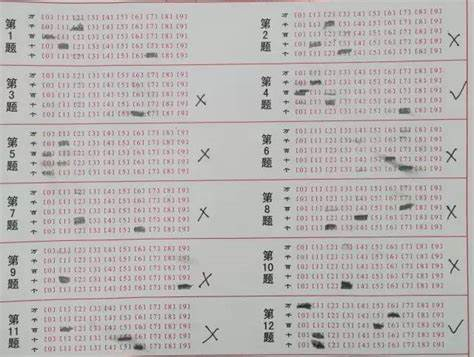
#> input picture ansheet2.jpg, 474 x 357 px
$ python looking_for.py
#> lines starting #> are read from the running program, lines starting #| are printed output that depends on the picture; after the words box and inside, x2 and y2 are one past the last pixel; in counts of white or black regions, pixels touching at a corner belong together
import cv2
import numpy as np
img=cv2.imread('ansheet2.jpg')
#> img is the input picture: shape (357, 474, 3); mean B, G, R 179.9, 180.7, 184.9
#img=cv2.pyrDown(img)
#img=cv2.pyrDown(img)
img_gray=cv2.cvtColor(img,cv2.COLOR_BGR2GRAY)
img_binary=img_thre=cv2.adaptiveThreshold(img_gray,100,cv2.ADAPTIVE_THRESH_MEAN_C,cv2.THRESH_BINARY,31,30)
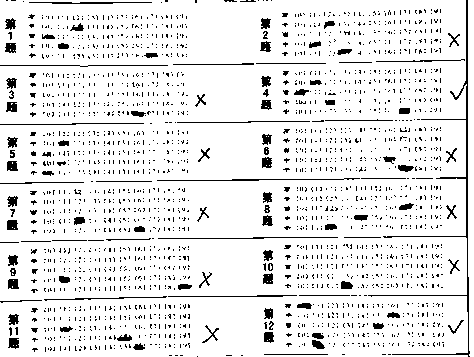
#> img_binary: shape (357, 474); values 0 (black) and 100 (white), 91% white; black in thin lines or dots

cv2.imshow('test',img_binary)
cv2.waitKey(0)

kernel=np.ones((3,3),np.uint8)
#img_open=cv2.morphologyEx(img_binary,cv2.MORPH_OPEN,kernel)
img_open=(cv2.dilate(img_binary,kernel,iterations=3))
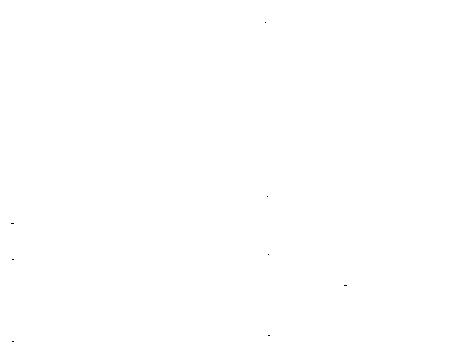
#> img_open: shape (357, 474); values 0 (black) and 100 (white), 100% white; black in thin lines or dots, all inside (x1, y1, x2, y2) = (11, 22, 347, 342)
img_open=(cv2.erode(img_open,kernel,iterations=3))
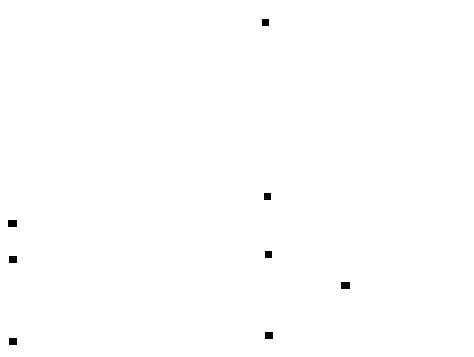
#> img_open: shape (357, 474); values 0 (black) and 100 (white), 99.7% white; 8 black regions

contours,hierarchy=cv2.findContours(img_open,cv2.RETR_TREE,cv2.CHAIN_APPROX_NONE)
#> contours = 9 contours; largest, box (x1, y1, x2, y2) and area: (0, 0, 474, 357) 168388, (340, 281, 351, 290) 78, (7, 219, 18, 228) 78, (8, 337, 18, 346) 70, (264, 331, 274, 340) 70

#img_open=cv2.bitwise_not(img_open)

locations=[]
for cnt in contours:
    x,y,w,h=cv2.boundingRect(cnt)
    if w>h and w<100 and h<100:
        cv2.rectangle(img_open,(x,y),(x+w,y+h),(0,0,255),1)
        locations.append((x,y))
#> this loop made 9 passes
#> (x, y, w, h) on passes 1 to 9: (0, 0, 474, 357), (8, 337, 10, 9), (264, 331, 10, 9), (340, 281, 11, 9), (8, 255, 10, 9), (264, 250, 9, 9), (7, 219, 11, 9), (263, 192, 9, 9), (261, 18, 9, 9)
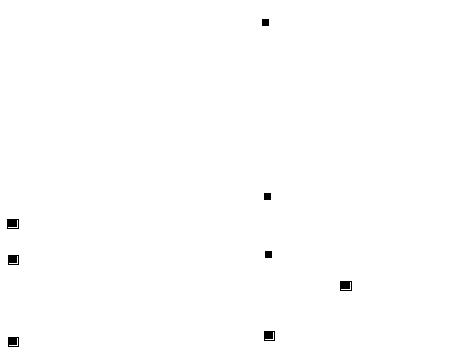
#> img_open: shape (357, 474); values 0 (black) and 100 (white), 99.6% white; 8 black regions, largest, box (x1, y1, x2, y2) and area: (7, 219, 19, 229) 103, (340, 281, 352, 291) 103, (8, 255, 19, 265) 94
#> after the loop, locations = [(8, 337), (264, 331), (340, 281), (8, 255), (7, 219)]

print(locations)
#| [(8, 337), (264, 331), (340, 281), (8, 255), (7, 219)]
cv2.imshow('img',img_open)
cv2.waitKey(0)

$ run again, with English.jpg copied over ansheet2.jpg
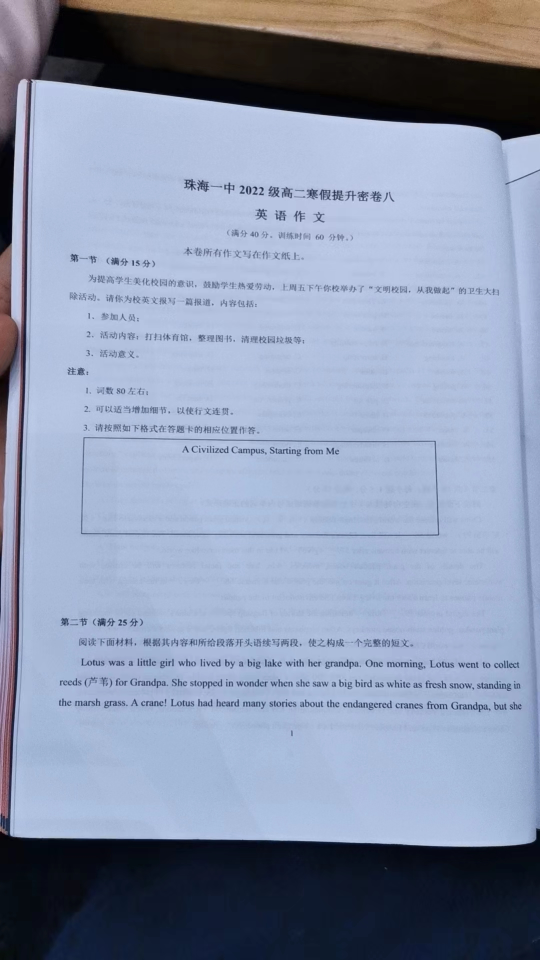
#> input picture English.jpg, 1080 x 1920 px (shown at 1/2 size)
#> img is the input picture: shape (1920, 1080, 3); mean B, G, R 172.1, 148.4, 137.3
#> `img_binary=img_thre=cv2.adaptiveThreshold(img_gray,100,cv2.ADAPTIVE_TH..`:
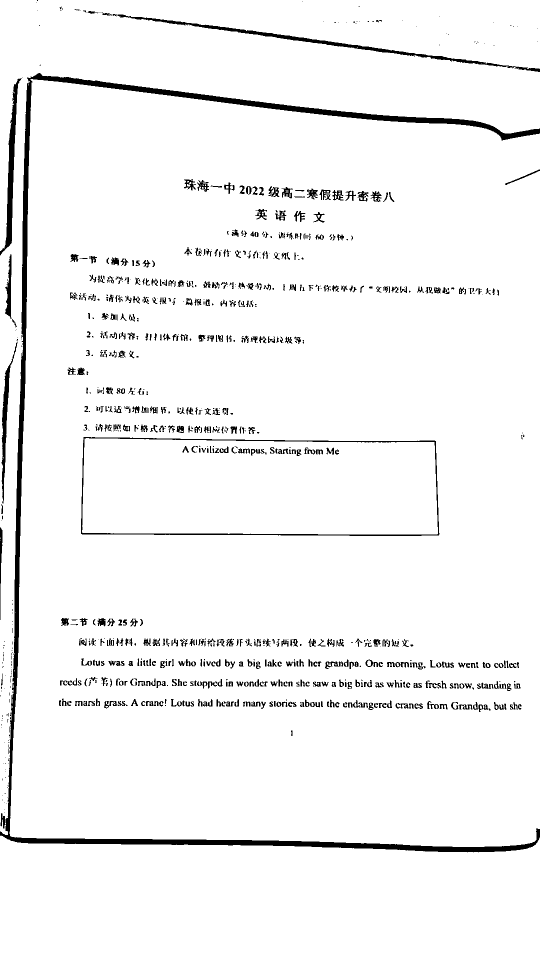
#> img_binary: shape (1920, 1080) (shown at 1/2 size); values 0 (black) and 100 (white), 95.6% white; 962 black regions (397 under 20 px), largest, box (x1, y1, x2, y2) and area: (0, 146, 1080, 1705) 35325, (234, 29, 1080, 144) 4796, (162, 874, 879, 1072) 4440
#> `img_open=(cv2.erode(img_open,kernel,iterations=3))`:
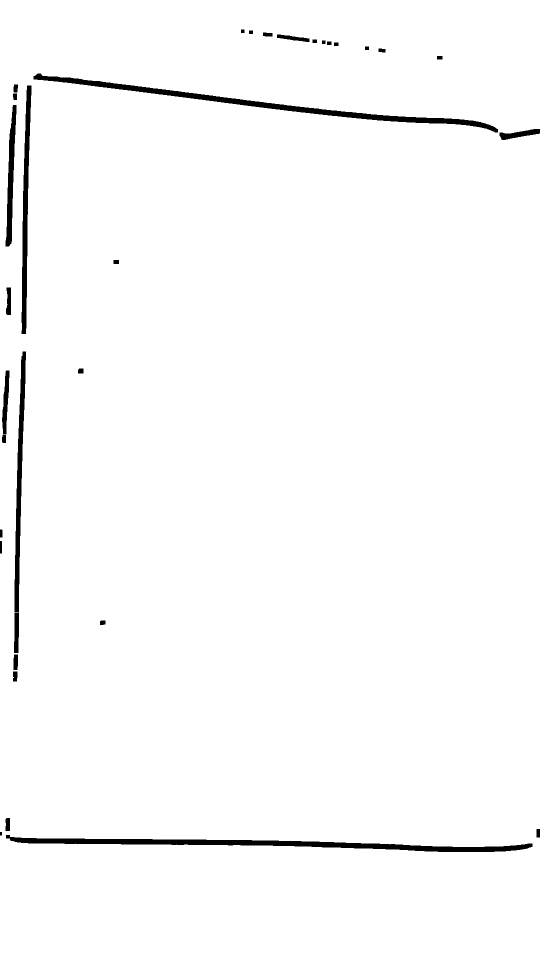
#> img_open: shape (1920, 1080) (shown at 1/2 size); values 0 (black) and 100 (white), 98.1% white; 33 black regions
#> contours = 29 contours; largest, box (x1, y1, x2, y2) and area: (0, 0, 1080, 1920) 2069298, (11, 1669, 1066, 1705) 11950, (66, 146, 997, 266) 10876, (28, 702, 53, 1225) 5352, (42, 170, 64, 669) 5281
#> the loop `for cnt in contours:` made 29 passes
#> (x, y, w, h) on passes 1 to 8: (0, 0, 1080, 1920), (11, 1669, 1055, 36), (10, 1635, 11, 28), (25, 1342, 11, 22), (26, 1308, 11, 33), (199, 1240, 13, 11), (27, 1224, 12, 83), (3, 869, 10, 18)
#> after the loop `for cnt in contours:`: locations = [(199, 1240), (155, 736), (226, 519), (873, 111), (756, 96), (729, 92), (667, 84), (653, 82), (624, 78), (553, 68), (525, 64), (497, 60)]
#| [(199, 1240), (155, 736), (226, 519), (873, 111), (756, 96), (729, 92), (667, 84), (653, 82), (624, 78), (553, 68), (525, 64), (497, 60)]

$ run again, with English2.jpg copied over ansheet2.jpg
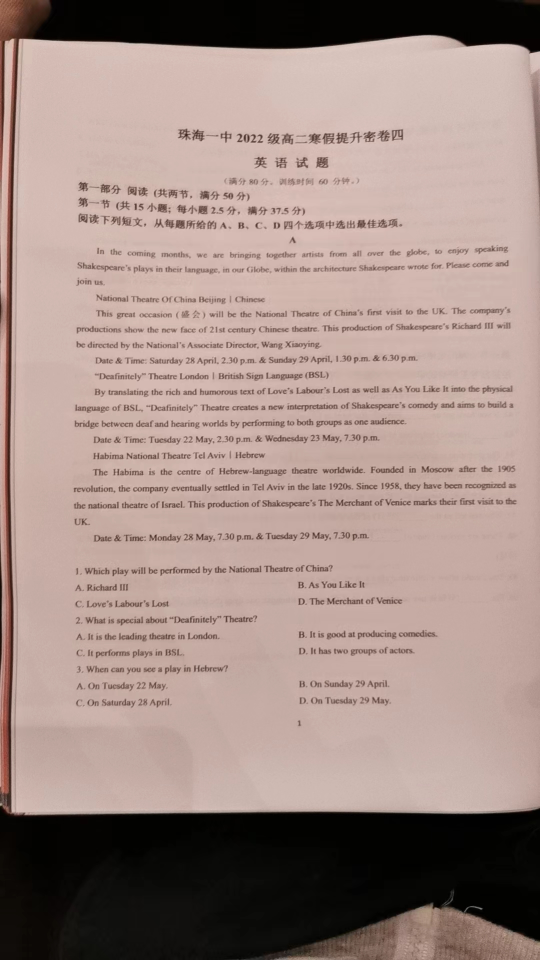
#> input picture English2.jpg, 1080 x 1920 px (shown at 1/2 size)
#> img is the input picture: shape (1920, 1080, 3); mean B, G, R 133.9, 140.4, 161.6
#> `img_binary=img_thre=cv2.adaptiveThreshold(img_gray,100,cv2.ADAPTIVE_TH..`:
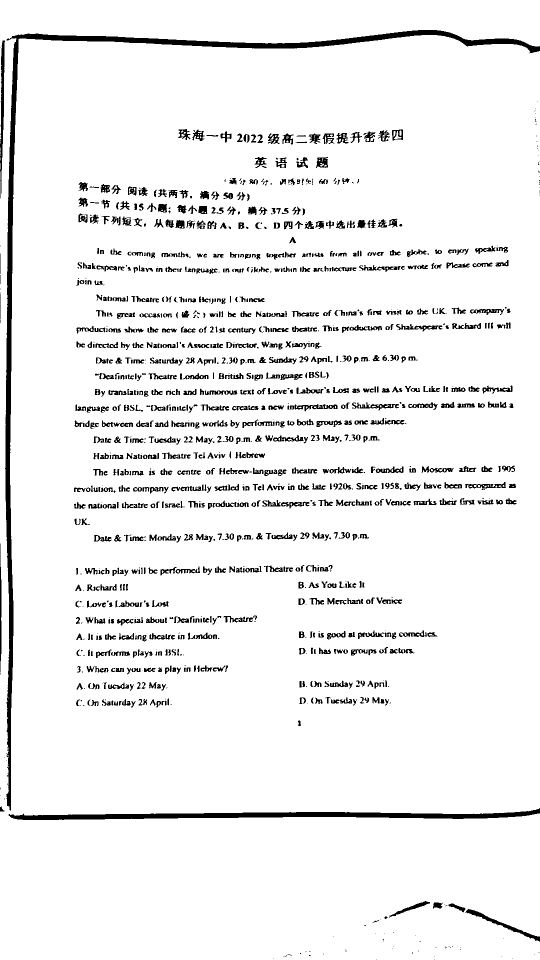
#> img_binary: shape (1920, 1080) (shown at 1/2 size); values 0 (black) and 100 (white), 93.7% white; 1259 black regions (315 under 20 px), largest, box (x1, y1, x2, y2) and area: (10, 60, 1080, 1622) 24960, (17, 1616, 1080, 1640) 10203, (0, 81, 10, 397) 1476
#> `img_open=(cv2.erode(img_open,kernel,iterations=3))`:
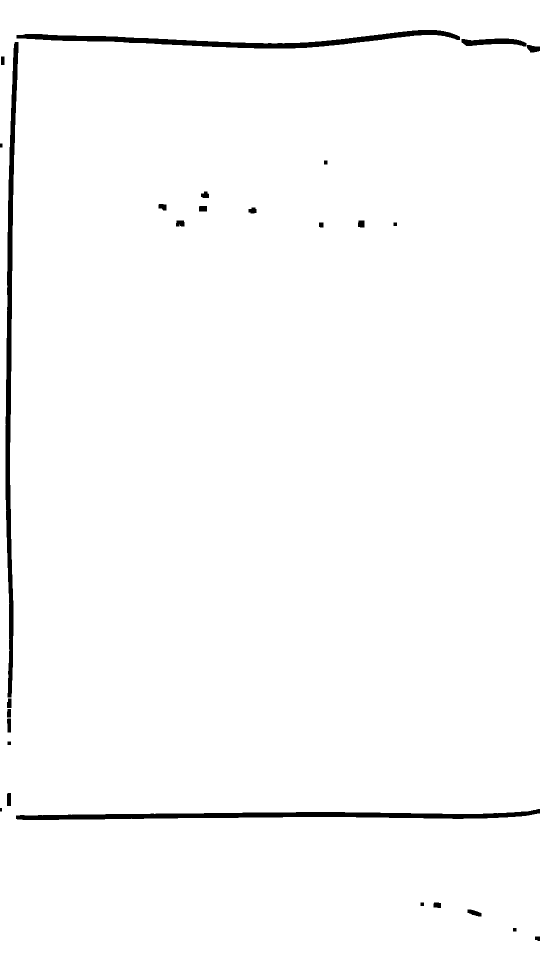
#> img_open: shape (1920, 1080) (shown at 1/2 size); values 0 (black) and 100 (white), 98.3% white; 27 black regions
#> contours = 23 contours; largest, box (x1, y1, x2, y2) and area: (0, 0, 1080, 1920) 2058994, (10, 83, 38, 1396) 13548, (32, 59, 921, 98) 10143, (922, 76, 1054, 94) 1499, (934, 1818, 964, 1834) 275
#> the loop `for cnt in contours:` made 23 passes
#> (x, y, w, h) on passes 1 to 8: (0, 0, 1080, 1920), (1025, 1855, 9, 9), (934, 1818, 30, 16), (866, 1804, 17, 13), (840, 1804, 9, 9), (13, 1585, 10, 28), (14, 1482, 9, 9), (13, 1436, 10, 30)
#> after the loop `for cnt in contours:`: locations = [(934, 1818), (866, 1804), (351, 440), (496, 414), (397, 411), (316, 407), (401, 382)]
#| [(934, 1818), (866, 1804), (351, 440), (496, 414), (397, 411), (316, 407), (401, 382)]
